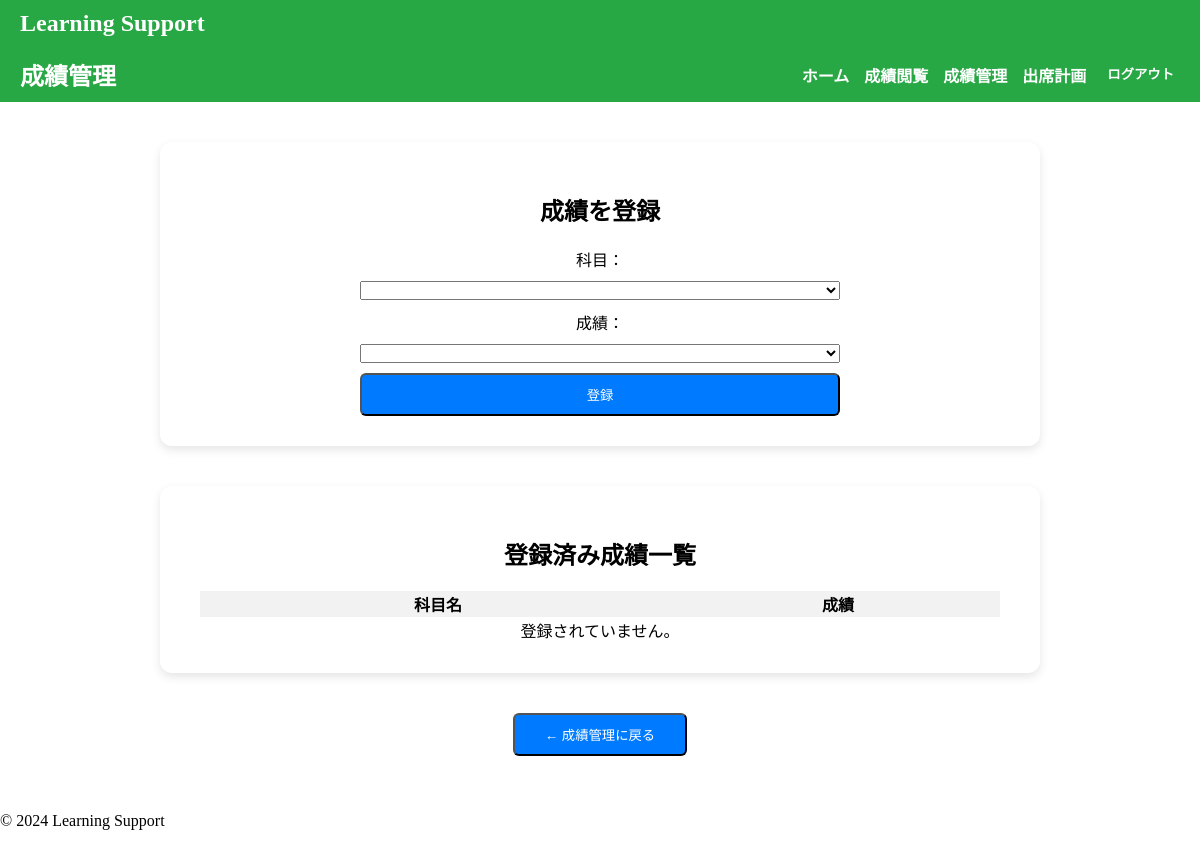
The app's page /core/register/grade/ (signed in), older data.
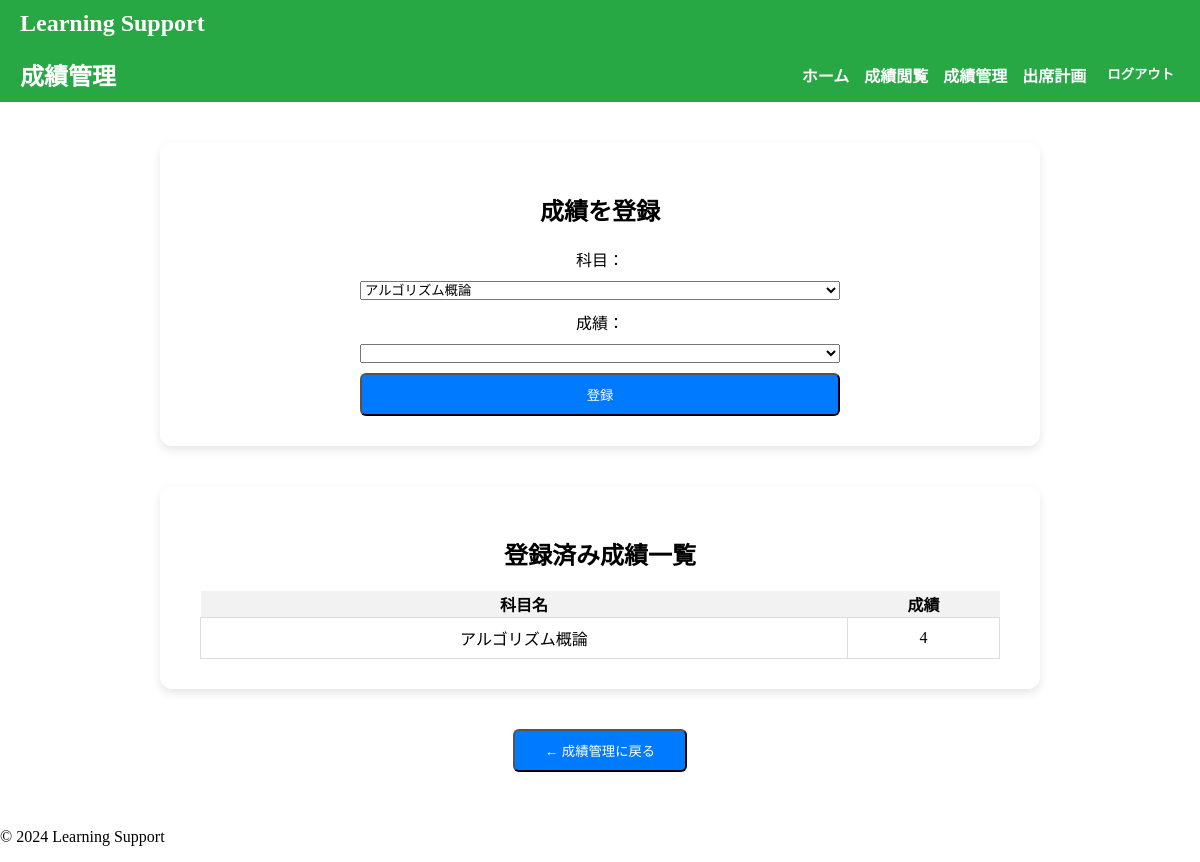
The same page, newer data.
### core/models.py (models this page shows, shortened)
class Subject(models.Model):
    SUBJECT_CLASS_CHOICES = [
        ('必修', '必修'),
        ('教養', '教養'),
        ('専門', '専門'),
    ]
    DAY_CHOICES = [
    ('月', '月曜日'),
    ('火', '火曜日'),
    ('水', '水曜日'),
    ('木', '木曜日'),
    ('金', '金曜日'),
    ]
    day_of_week = models.CharField(max_length=2, choices=DAY_CHOICES, default='月')
    subject_id = models.AutoField(primary_key=True)
    student = models.ForeignKey(Student, on_delete=models.CASCADE)
    subject_name = models.CharField(max_length=50)
    subject_class = models.CharField(max_length=10, choices=SUBJECT_CLASS_CHOICES)
    subject_score = models.IntegerField(default=1)
    subject_count = models.IntegerField(default=0)
    lesson_days = models.IntegerField(default=15)
    attend_days = models.IntegerField(default=0)
    lesson_count = models.IntegerField(default=0)
    date = models.CharField(max_length=10, default="月曜日")  # 曜日
    table = models.CharField(max_length=10, default="1限目")  # 時間割

### core/views.py (the view, shortened to what this page needs)
# urls.py: path('register/grade/', views.grade_register, name='grade_register'),                   #成績登録
@login_required
@login_required
def grade_register(request):
    student = Student.objects.get(user=request.user)
    subjects = Subject.objects.filter(student=student)
    grade_range = range(1, 6)  # 1～5
    return render(request, "core/grade_register.html", {
        "subjects": subjects,
        "grade_range": grade_range,
    })

### core/templates/core/grade_register.html (shortened to what this page needs)
{% extends 'base.html' %}
{% block content %}
<header style="display: flex; justify-content: space-between; align-items: center; padding: 10px 20px; background-color: #28a745; color: white;">
    <h1 style="margin: 0; font-size: 1.5rem;">成績管理</h1>
    <nav>
        <ul style="list-style: none; display: flex; gap: 15px; margin: 0; padding: 0;">
            <li><a href="{% url 'core:student_home' %}" style="text-decoration: none; color: white; font-weight: bold;">ホーム</a></li>
            <li><a href="{% url 'core:grade_view' %}" style="text-decoration: none; color: white; font-weight: bold;">成績閲覧</a></li>
            <li><a href="{% url 'core:manage_grades' %}" style="text-decoration: none; color: white; font-weight: bold;">成績管理</a></li>
            <li><a href="{% url 'core:attendance_plan' %}" style="text-decoration: none; color: white; font-weight: bold;">出席計画</a></li>
            <li>
                <form method="POST" action="{% url 'core:logout' %}" style="display: inline;">
                    <button type="submit" style="background: none; border: none; color: white; font-weight: bold; cursor: pointer;">ログアウト</button>
                </form>
            </li>
        </ul>
    </nav>
</header>
<div style="padding:40px;display:flex;flex-direction:column;align-items:center;">
    <div style="background:white;padding:30px 40px;border-radius:12px;box-shadow:0 4px 10px rgba(0,0,0,0.1);width:90%;max-width:800px;text-align:center;">
        <h2>成績を登録</h2>
        <form method="POST" action="{% url 'core:grade_register' %}" style="margin-top:20px;">
            <label>科目：</label><br>
            <select name="subject_id" class="form-control" style="width:60%;margin:10px auto;">
                {% for subject in subjects %}
                    <option value="{{ subject.subject_id }}">{{ subject.subject_name }}</option>
                {% endfor %}
            </select><br>
            <label>成績：</label><br>
            <select name="subject_score" class="form-control" style="width:60%;margin:10px auto;">
            </select><br>
            <button type="submit" class="btn btn-primary" style="width:60%;">登録</button>
        </form>
    </div>
    <div style="background:white;margin-top:40px;padding:30px 40px;border-radius:12px;box-shadow:0 4px 10px rgba(0,0,0,0.1);width:90%;max-width:800px;text-align:center;">
        <h2>登録済み成績一覧</h2>
        <table style="width:100%;border-collapse:collapse;margin-top:15px;text-align:center;">
            <thead style="background-color:#f2f2f2;">
                <tr>
                    <th>科目名</th>
                    <th>成績</th>
                </tr>
            </thead>
            <tbody>
                {% for subject in subjects %}
                    <tr>
                        <td style="border:1px solid #ddd;padding:8px;">{{ subject.subject_name }}</td>
                        <td style="border:1px solid #ddd;padding:8px;">{{ subject.subject_score }}</td>
                    </tr>
                {% empty %}
                    <tr><td colspan="2">登録されていません。</td></tr>
                {% endfor %}
            </tbody>
        </table>
    </div>
    <div style="margin-top:40px;">
        <form method="GET" action="{% url 'core:manage_grades' %}">
            <button type="submit" class="btn btn-secondary" style="padding:10px 30px;">← 成績管理に戻る</button>
        </form>
    </div>
</div>
{% endblock %}

Row changes from the older to the newer data that the page shows:
added Subject: subject_name "アルゴリズム概論", subject_score "4"
Text that changed along with them:
form field subject_id: (not shown) → "アルゴリズム概論"
text no longer shown: "登録されていません。"
